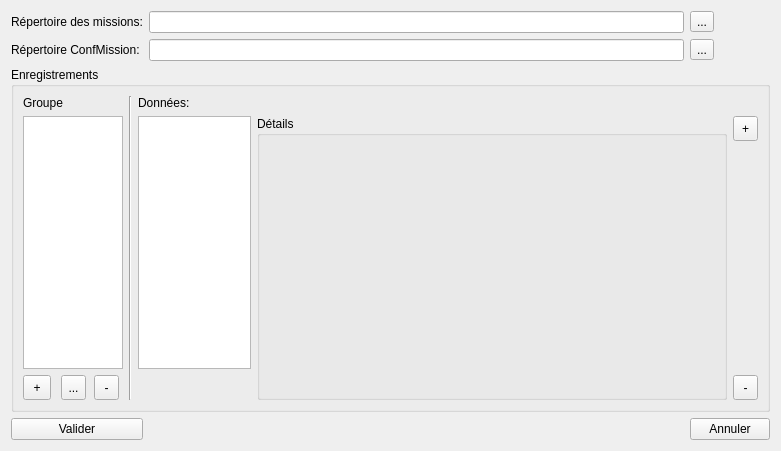
<?xml version="1.0" encoding="UTF-8"?>
<ui version="4.0">
 <class>fenPreferences</class>
 <widget class="QWidget" name="fenPreferences">
  <property name="windowModality">
   <enum>Qt::ApplicationModal</enum>
  </property>
  <property name="geometry">
   <rect>
    <x>0</x>
    <y>0</y>
    <width>781</width>
    <height>451</height>
   </rect>
  </property>
  <property name="windowTitle">
   <string>Préférences</string>
  </property>
  <layout class="QGridLayout" name="gridLayout_2">
   <item row="0" column="0">
    <widget class="QLabel" name="label">
     <property name="minimumSize">
      <size>
       <width>121</width>
       <height>16</height>
      </size>
     </property>
     <property name="text">
      <string>Répertoire des missions:</string>
     </property>
    </widget>
   </item>
   <item row="0" column="1">
    <widget class="QLineEdit" name="le_RepCruises">
     <property name="minimumSize">
      <size>
       <width>351</width>
       <height>20</height>
      </size>
     </property>
     <property name="readOnly">
      <bool>true</bool>
     </property>
    </widget>
   </item>
   <item row="0" column="2">
    <widget class="QToolButton" name="btn_ParcCruises">
     <property name="text">
      <string>...</string>
     </property>
    </widget>
   </item>
   <item row="1" column="0">
    <widget class="QLabel" name="label_2">
     <property name="minimumSize">
      <size>
       <width>121</width>
       <height>16</height>
      </size>
     </property>
     <property name="text">
      <string>Répertoire ConfMission:</string>
     </property>
    </widget>
   </item>
   <item row="1" column="1">
    <widget class="QLineEdit" name="le_ConfMission">
     <property name="minimumSize">
      <size>
       <width>351</width>
       <height>20</height>
      </size>
     </property>
     <property name="readOnly">
      <bool>true</bool>
     </property>
    </widget>
   </item>
   <item row="1" column="2">
    <widget class="QToolButton" name="btn_ParcConfMission">
     <property name="text">
      <string>...</string>
     </property>
    </widget>
   </item>
   <item row="3" column="0">
    <widget class="QPushButton" name="btn_Valider">
     <property name="text">
      <string>Valider</string>
     </property>
    </widget>
   </item>
   <item row="3" column="1">
    <spacer name="horizontalSpacer">
     <property name="orientation">
      <enum>Qt::Horizontal</enum>
     </property>
     <property name="sizeHint" stdset="0">
      <size>
       <width>40</width>
       <height>20</height>
      </size>
     </property>
    </spacer>
   </item>
   <item row="3" column="2">
    <widget class="QPushButton" name="btn_annuler">
     <property name="text">
      <string>Annuler</string>
     </property>
    </widget>
   </item>
   <item row="2" column="0" colspan="3">
    <widget class="QGroupBox" name="groupBox">
     <property name="title">
      <string>Enregistrements</string>
     </property>
     <layout class="QGridLayout" name="gridLayout">
      <item row="0" column="0" colspan="2">
       <widget class="QLabel" name="label_3">
        <property name="text">
         <string>Groupe</string>
        </property>
       </widget>
      </item>
      <item row="0" column="3" rowspan="4">
       <widget class="Line" name="line">
        <property name="orientation">
         <enum>Qt::Vertical</enum>
        </property>
       </widget>
      </item>
      <item row="0" column="4">
       <widget class="QLabel" name="label_4">
        <property name="text">
         <string>Données:</string>
        </property>
       </widget>
      </item>
      <item row="1" column="0" rowspan="2" colspan="3">
       <widget class="QListWidget" name="listGroupWidget">
        <property name="sizePolicy">
         <sizepolicy hsizetype="Expanding" vsizetype="Expanding">
          <horstretch>0</horstretch>
          <verstretch>0</verstretch>
         </sizepolicy>
        </property>
        <property name="minimumSize">
         <size>
          <width>100</width>
          <height>0</height>
         </size>
        </property>
        <property name="maximumSize">
         <size>
          <width>150</width>
          <height>16777215</height>
         </size>
        </property>
       </widget>
      </item>
      <item row="1" column="5" rowspan="3">
       <widget class="QGroupBox" name="gb_Sensors">
        <property name="minimumSize">
         <size>
          <width>470</width>
          <height>0</height>
         </size>
        </property>
        <property name="maximumSize">
         <size>
          <width>16777215</width>
          <height>9000</height>
         </size>
        </property>
        <property name="title">
         <string>Détails</string>
        </property>
       </widget>
      </item>
      <item row="1" column="6">
       <widget class="QToolButton" name="btn_AddSensor">
        <property name="minimumSize">
         <size>
          <width>25</width>
          <height>25</height>
         </size>
        </property>
        <property name="text">
         <string> + </string>
        </property>
       </widget>
      </item>
      <item row="2" column="6">
       <spacer name="verticalSpacer">
        <property name="orientation">
         <enum>Qt::Vertical</enum>
        </property>
        <property name="sizeHint" stdset="0">
         <size>
          <width>17</width>
          <height>127</height>
         </size>
        </property>
       </spacer>
      </item>
      <item row="3" column="0">
       <widget class="QToolButton" name="btn_AddGroup">
        <property name="minimumSize">
         <size>
          <width>25</width>
          <height>25</height>
         </size>
        </property>
        <property name="text">
         <string> + </string>
        </property>
       </widget>
      </item>
      <item row="3" column="1">
       <widget class="QToolButton" name="btn_EditGroup">
        <property name="minimumSize">
         <size>
          <width>25</width>
          <height>25</height>
         </size>
        </property>
        <property name="text">
         <string>...</string>
        </property>
       </widget>
      </item>
      <item row="3" column="2">
       <widget class="QToolButton" name="btn_rmGroup">
        <property name="minimumSize">
         <size>
          <width>25</width>
          <height>25</height>
         </size>
        </property>
        <property name="text">
         <string> - </string>
        </property>
       </widget>
      </item>
      <item row="3" column="6">
       <widget class="QToolButton" name="btn_rmSensor">
        <property name="minimumSize">
         <size>
          <width>25</width>
          <height>25</height>
         </size>
        </property>
        <property name="text">
         <string> - </string>
        </property>
       </widget>
      </item>
      <item row="1" column="4" rowspan="2">
       <widget class="QListWidget" name="listSensorWidget">
        <property name="sizePolicy">
         <sizepolicy hsizetype="Expanding" vsizetype="Expanding">
          <horstretch>0</horstretch>
          <verstretch>0</verstretch>
         </sizepolicy>
        </property>
        <property name="maximumSize">
         <size>
          <width>150</width>
          <height>16777215</height>
         </size>
        </property>
       </widget>
      </item>
     </layout>
    </widget>
   </item>
  </layout>
 </widget>
 <resources/>
 <connections/>
</ui>
